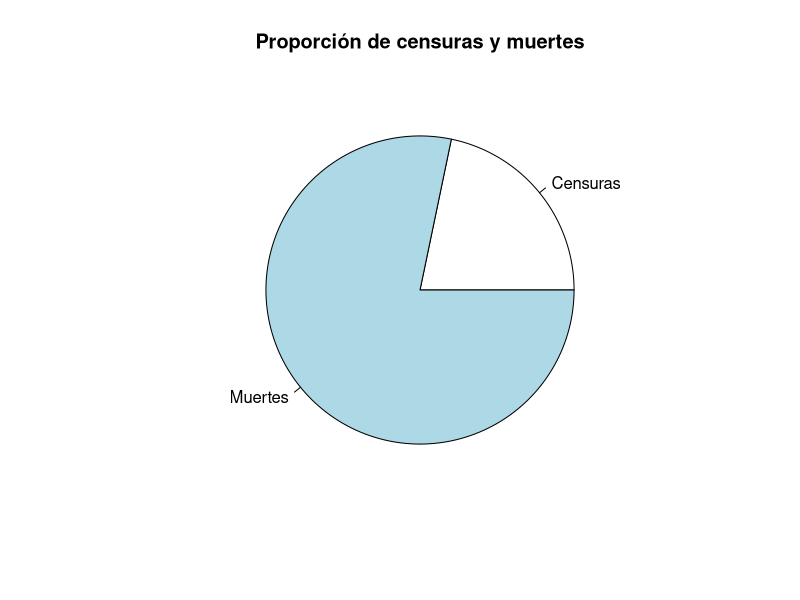
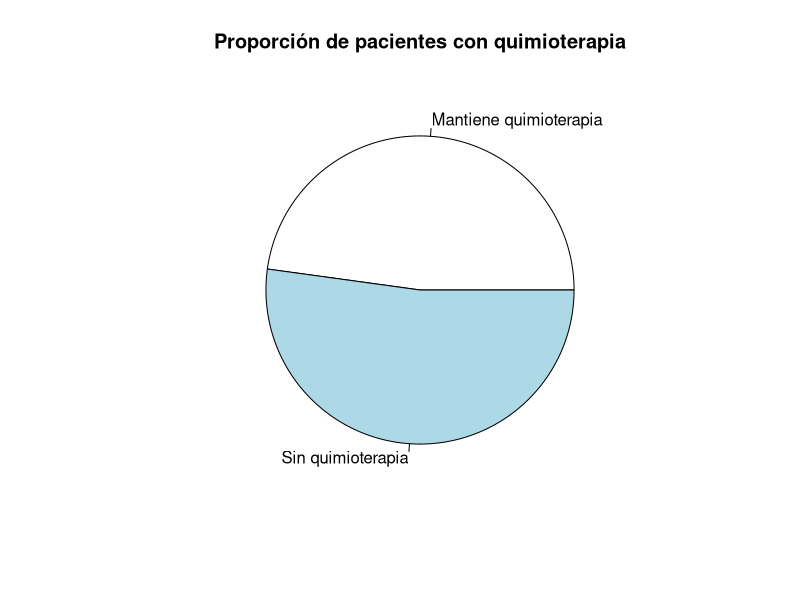
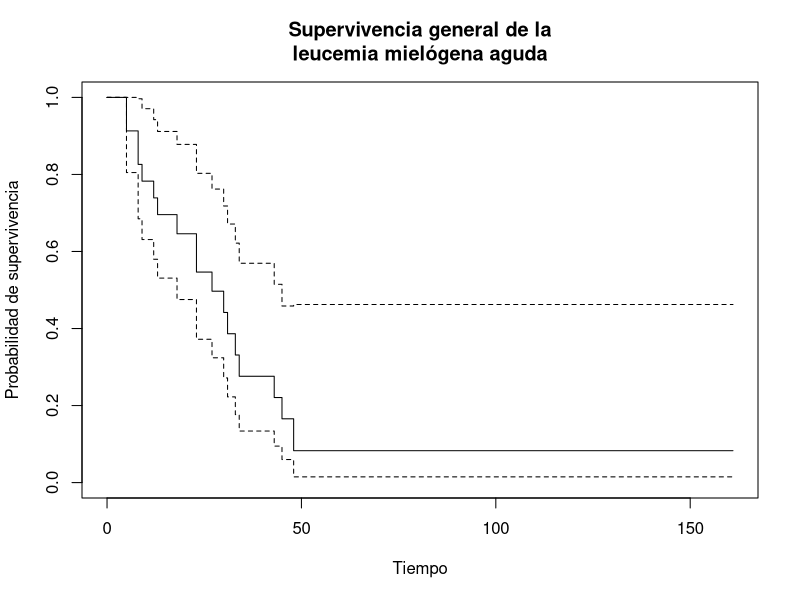
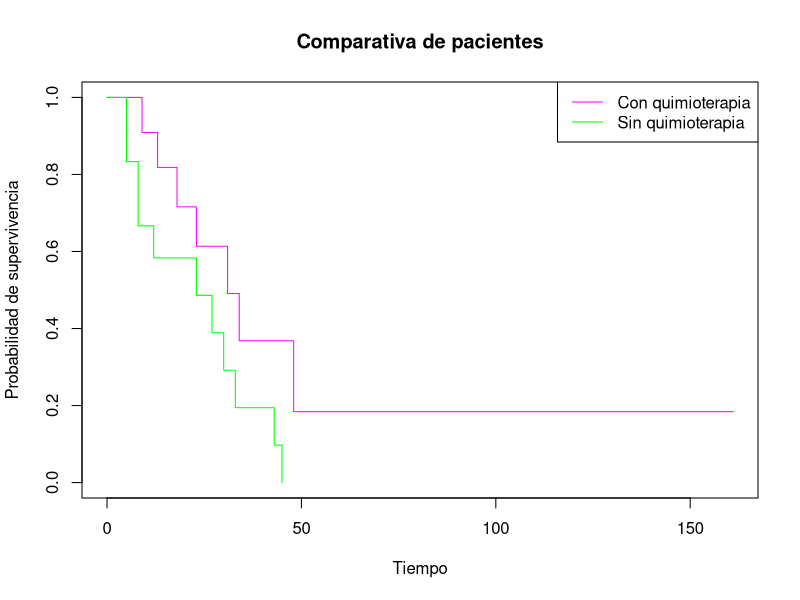
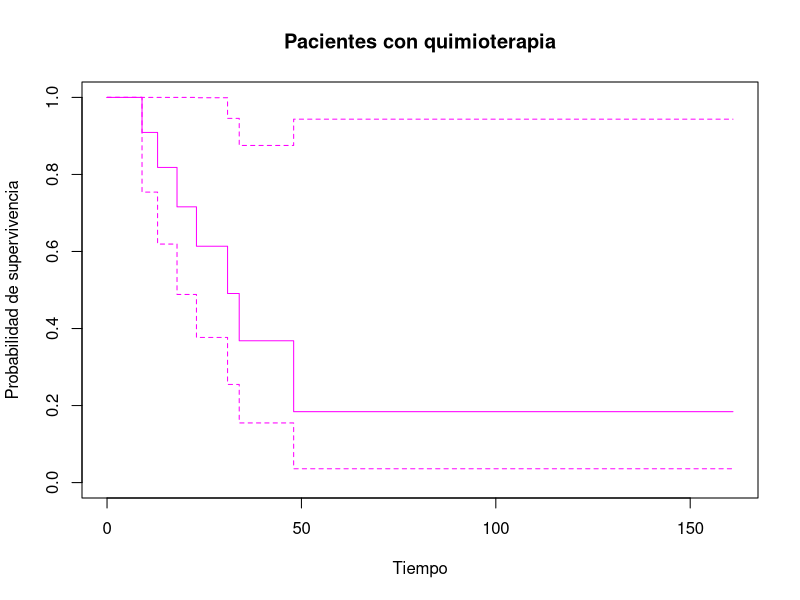
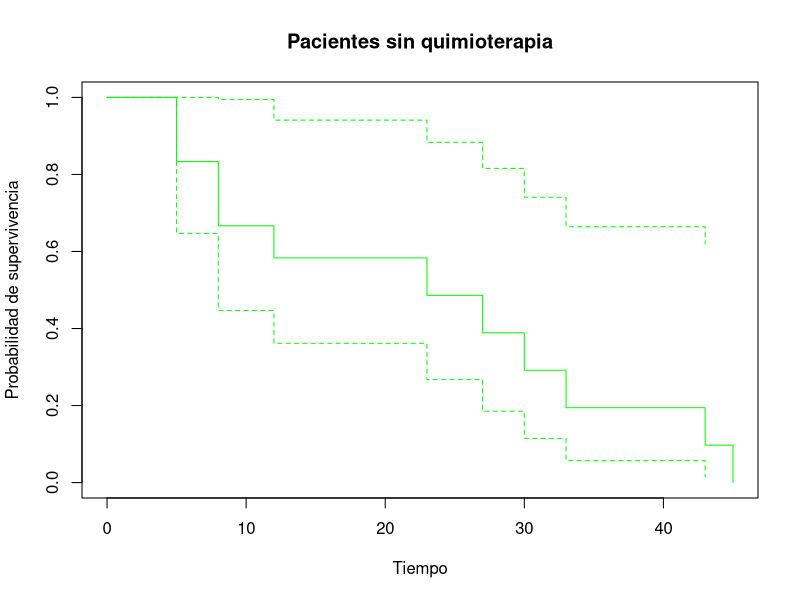
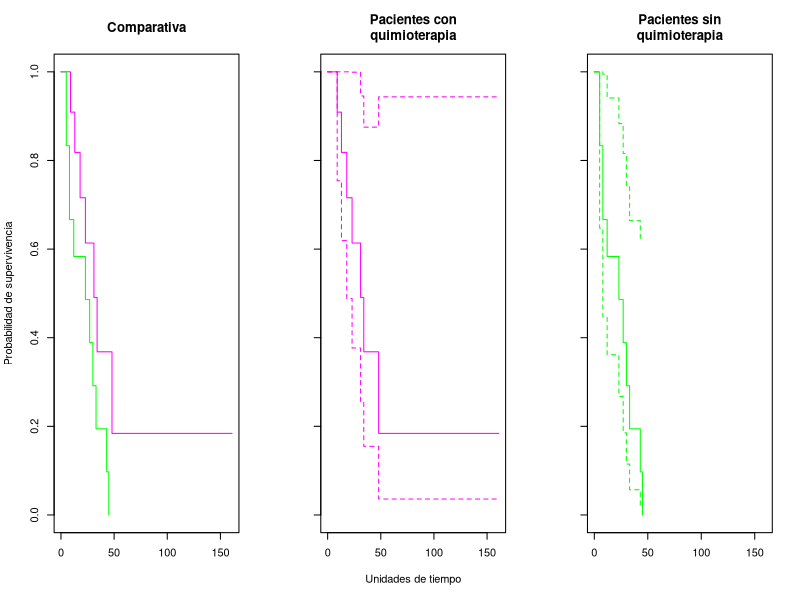

These figures' R source, in order:
# Análisis de supervivencia

library(survival)
data(leukemia)
help(leukemia)

# NOTA. 1 <- presencia del evento
#       0 <- ausencia del evento
 
# Estadística descriptiva
 
sum(leukemia$status) # Número de muertes registradas
fvsc <- factor(leukemia$status) # Proporción de fallas vs cencuras
levels(fvsc) <- c("Censuras", "Muertes")
pie(table(fvsc), main = "Proporción de censuras y muertes")
 
cvss <- factor(leukemia$x) # Proporción de pacientes que mantienen quimioterapia vs lo que no
levels(cvss) <- c("Mantiene quimioterapia", "Sin quimioterapia")
pie(table(cvss), main = "Proporción de pacientes con quimioterapia")

mean(leukemia$time[leukemia$status == 1]) # Tiempos promedio de falla
mean(leukemia$time[leukemia$status == 0]) # Tiempos promedio de censura

# Estimador de Kaplan - Meier(solo falla y tiempo)

obj <- Surv(leukemia$time, leukemia$status)
g <- survfit(obj ~ 1)
sort(obj)
summary(g)
plot(g, ylab = "Probabilidad de supervivencia", xlab = "Tiempo",
     main = "Supervivencia general de la
leucemia mielógena aguda")
summary(g, c(10,42,70))

# Comparativa con y sin quimioterapia
km.q <- survfit(obj ~ leukemia$x)
summary(km.q)
plot(km.q, col = c("magenta", "green"), xlab = "Tiempo",
    main = "Comparativa de pacientes",
    ylab = "Probabilidad de supervivencia")
legend("topright",c("Con quimioterapia", "Sin quimioterapia"), 
       col = c("magenta", "green"), lty = 1)

# Comparativa de funciones

survdiff(obj ~ leukemia$x, rho = 0)
# Hipótesis
# Ho: Las funciones de supervivencia son iguales.
# Ha: Las funciones de supervivencia difieren.

# aplha = 5%
# Rechazamos Ho si p-valor < aplha
# 0.07 < 0.05, por lo tanto No R. Ho

# aplha = 10%
# Rechazamos Ho si p-valor < aplha
# 0.07 < 0.10, por lo tanto R. Ho
# Las funciones de supervivencia difieren. Apoyados en el gráfico.
# El paciente que mantiene la quimioterapia presenta mayor supervivencia.

# Sólo con quimioterapia con su intervalo de confianza
summary(km.q[1])
plot(km.q[1], col = "magenta", main = "Pacientes con quimioterapia",
     xlab = "Tiempo", ylab = "Probabilidad de supervivencia")
# Sólo sin quimioterapia con su intervalo de confianza
summary(km.q[2])
plot(km.q[2], col = "green", main = "Pacientes sin quimioterapia",
     xlab = "Tiempo", ylab = "Probabilidad de supervivencia")

# Gráfica 3 en 1
par(mfrow = c(1,3)) # Partición del área del gráfico
plot(km.q, col = c("magenta", "green"), main = "Comparativa",
     ylab = "Probabilidad de supervivencia")
plot(km.q[1], col = "magenta", main = "Pacientes con
quimioterapia", xlab = "Unidades de tiempo", yaxt = "n", axes = TRUE)
axis(2, col.axis = "white")
plot(km.q[2], col = "green", main = "Pacientes sin
quimioterapia", xlim = c(0,160), yaxt = "n", axes = TRUE)
axis(2, col.axis = "white")
par(mfrow = c(1,1))